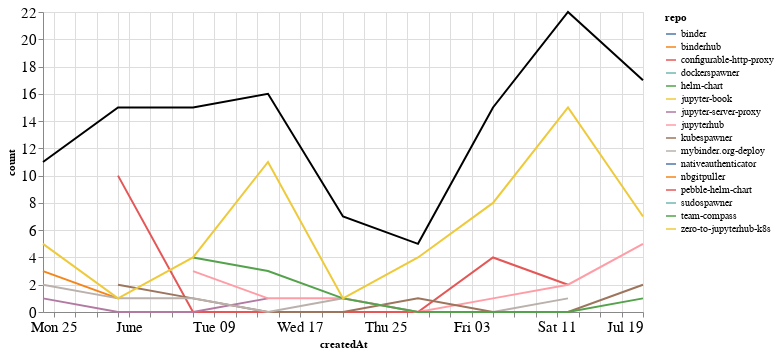

Here is the notebook cell this chart was saved with:
### Markdown cell above
## Comments

### Code cell
comments_time = comments.groupby('repo').resample('W', on='createdAt').count()['author'].reset_index()
comments_time = comments_time.rename(columns={'author': 'count'})
comments_time_total = comments_time.groupby('createdAt').agg({"count": "sum"}).reset_index()
ch1 = alt.Chart(comments_time, width=600).mark_line().encode(
    x='createdAt',
    y='count',
    color='repo',
    tooltip="repo"
)

ch2 = alt.Chart(comments_time_total, width=600).mark_line(color="black").encode(
    x='createdAt',
    y='count',
)

ch1 + ch2

### Figure 1 — Vega-Lite specification as saved in the notebook (floating-point values rounded to 4 significant figures)
{"config": {"axisLeft": {"labelFontSize": 15}, "axisBottom": {"labelFontSize": 15}}, "layer": [{"data": {"name": "data-ba3967348f3703af6f187105f4178f8f"}, "mark": "line", "encoding": {"color": {"type": "nominal", "field": "repo"}, "tooltip": {"type": "nominal", "field": "repo"}, "x": {"type": "temporal", "field": "createdAt"}, "y": {"type": "quantitative", "field": "count"}}, "width": 600}, {"data": {"name": "data-4a3b7ec25d1ec69e24c5ca8f2ef80b6e"}, "mark": {"type": "line", "color": "black"}, "encoding": {"x": {"type": "temporal", "field": "createdAt"}, "y": {"type": "quantitative", "field": "count"}}, "width": 600}], "$schema": "https://vega.github.io/schema/vega-lite/v4.8.1.json", "datasets": {"data-ba3967348f3703af6f187105f4178f8f": [{"repo": "binder", "createdAt": "2020-07-19T00:00:00", "count": 2}, {"repo": "binderhub", "createdAt": "2020-05-24T00:00:00", "count": 3}, {"repo": "binderhub", "createdAt": "2020-05-31T00:00:00", "count": 1}, {"repo": "configurable-http-proxy", "createdAt": "2020-05-31T00:00:00", "count": 10}, {"repo": "configurable-http-proxy", "createdAt": "2020-06-07T00:00:00", "count": 0}, {"repo": "configurable-http-proxy", "createdAt": "2020-06-14T00:00:00", "count": 0}, {"repo": "configurable-http-proxy", "createdAt": "2020-06-21T00:00:00", "count": 0}, {"repo": "configurable-http-proxy", "createdAt": "2020-06-28T00:00:00", "count": 0}, {"repo": "configurable-http-proxy", "createdAt": "2020-07-05T00:00:00", "count": 4}, {"repo": "configurable-http-proxy", "createdAt": "2020-07-12T00:00:00", "count": 2}, {"repo": "dockerspawner", "createdAt": "2020-07-05T00:00:00", "count": 1}, {"repo": "helm-chart", "createdAt": "2020-06-07T00:00:00", "count": 1}, {"repo": "jupyter-book", "createdAt": "2020-07-12T00:00:00", "count": 1}, {"repo": "jupyter-server-proxy", "createdAt": "2020-05-24T00:00:00", "count": 1}, {"repo": "jupyter-server-proxy", "createdAt": "2020-05-31T00:00:00", "count": 0}, {"repo": "jupyter-server-proxy", "createdAt": "2020-06-07T00:00:00", "count": 0}, {"repo": "jupyter-server-proxy", "createdAt": "2020-06-14T00:00:00", "count": 1}, {"repo": "jupyterhub", "createdAt": "2020-06-07T00:00:00", "count": 3}, {"repo": "jupyterhub", "createdAt": "2020-06-14T00:00:00", "count": 1}, {"repo": "jupyterhub", "createdAt": "2020-06-21T00:00:00", "count": 1}, {"repo": "jupyterhub", "createdAt": "2020-06-28T00:00:00", "count": 0}, {"repo": "jupyterhub", "createdAt": "2020-07-05T00:00:00", "count": 1}, {"repo": "jupyterhub", "createdAt": "2020-07-12T00:00:00", "count": 2}, {"repo": "jupyterhub", "createdAt": "2020-07-19T00:00:00", "count": 5}, {"repo": "kubespawner", "createdAt": "2020-05-31T00:00:00", "count": 2}, {"repo": "kubespawner", "createdAt": "2020-06-07T00:00:00", "count": 1}, {"repo": "kubespawner", "createdAt": "2020-06-14T00:00:00", "count": 0}, {"repo": "kubespawner", "createdAt": "2020-06-21T00:00:00", "count": 0}, {"repo": "kubespawner", "createdAt": "2020-06-28T00:00:00", "count": 1}, {"repo": "kubespawner", "createdAt": "2020-07-05T00:00:00", "count": 0}, {"repo": "kubespawner", "createdAt": "2020-07-12T00:00:00", "count": 0}, {"repo": "kubespawner", "createdAt": "2020-07-19T00:00:00", "count": 2}, {"repo": "mybinder.org-deploy", "createdAt": "2020-05-24T00:00:00", "count": 2}, {"repo": "mybinder.org-deploy", "createdAt": "2020-05-31T00:00:00", "count": 1}, {"repo": "mybinder.org-deploy", "createdAt": "2020-06-07T00:00:00", "count": 1}, {"repo": "mybinder.org-deploy", "createdAt": "2020-06-14T00:00:00", "count": 0}, {"repo": "mybinder.org-deploy", "createdAt": "2020-06-21T00:00:00", "count": 1}, {"repo": "mybinder.org-deploy", "createdAt": "2020-06-28T00:00:00", "count": 0}, {"repo": "mybinder.org-deploy", "createdAt": "2020-07-05T00:00:00", "count": 0}, {"repo": "mybinder.org-deploy", "createdAt": "2020-07-12T00:00:00", "count": 1}, {"repo": "nativeauthenticator", "createdAt": "2020-07-12T00:00:00", "count": 1}, {"repo": "nbgitpuller", "createdAt": "2020-07-05T00:00:00", "count": 1}, {"repo": "pebble-helm-chart", "createdAt": "2020-06-07T00:00:00", "count": 1}, {"repo": "sudospawner", "createdAt": "2020-06-21T00:00:00", "count": 3}, {"repo": "team-compass", "createdAt": "2020-06-07T00:00:00", "count": 4}, {"repo": "team-compass", "createdAt": "2020-06-14T00:00:00", "count": 3}, {"repo": "team-compass", "createdAt": "2020-06-21T00:00:00", "count": 1}, {"repo": "team-compass", "createdAt": "2020-06-28T00:00:00", "count": 0}, {"repo": "team-compass", "createdAt": "2020-07-05T00:00:00", "count": 0}, {"repo": "team-compass", "createdAt": "2020-07-12T00:00:00", "count": 0}, {"repo": "team-compass", "createdAt": "2020-07-19T00:00:00", "count": 1}, {"repo": "zero-to-jupyterhub-k8s", "createdAt": "2020-05-24T00:00:00", "count": 5}, {"repo": "zero-to-jupyterhub-k8s", "createdAt": "2020-05-31T00:00:00", "count": 1}, {"repo": "zero-to-jupyterhub-k8s", "createdAt": "2020-06-07T00:00:00", "count": 4}, {"repo": "zero-to-jupyterhub-k8s", "createdAt": "2020-06-14T00:00:00", "count": 11}, {"repo": "zero-to-jupyterhub-k8s", "createdAt": "2020-06-21T00:00:00", "count": 1}, {"repo": "zero-to-jupyterhub-k8s", "createdAt": "2020-06-28T00:00:00", "count": 4}, {"repo": "zero-to-jupyterhub-k8s", "createdAt": "2020-07-05T00:00:00", "count": 8}, {"repo": "zero-to-jupyterhub-k8s", "createdAt": "2020-07-12T00:00:00", "count": 15}, {"repo": "zero-to-jupyterhub-k8s", "createdAt": "2020-07-19T00:00:00", "count": 7}], "data-4a3b7ec25d1ec69e24c5ca8f2ef80b6e": [{"createdAt": "2020-05-24T00:00:00", "count": 11}, {"createdAt": "2020-05-31T00:00:00", "count": 15}, {"createdAt": "2020-06-07T00:00:00", "count": 15}, {"createdAt": "2020-06-14T00:00:00", "count": 16}, {"createdAt": "2020-06-21T00:00:00", "count": 7}, {"createdAt": "2020-06-28T00:00:00", "count": 5}, {"createdAt": "2020-07-05T00:00:00", "count": 15}, {"createdAt": "2020-07-12T00:00:00", "count": 22}, {"createdAt": "2020-07-19T00:00:00", "count": 17}]}}
